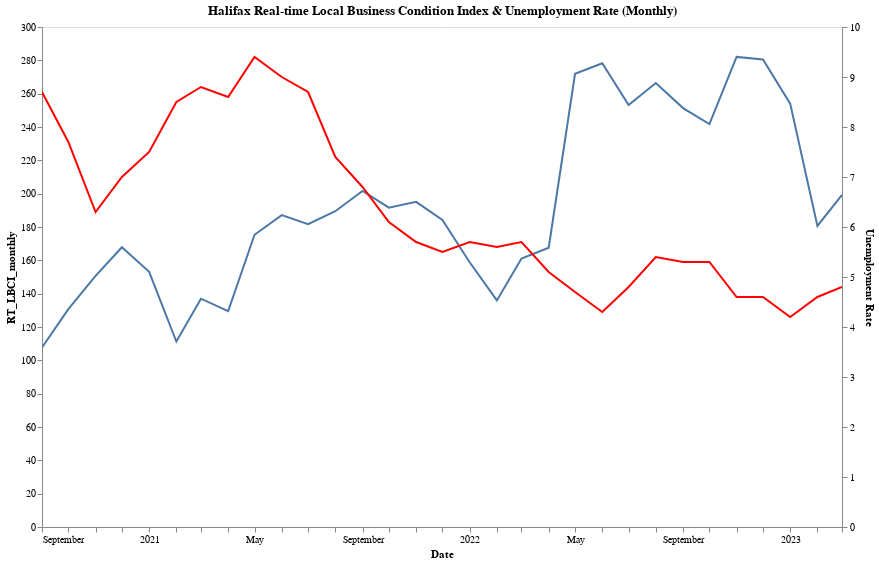

This figure's notebook cell:
### Markdown cell above
Using Altair

### Code cell
# combine the plot of the two dataframes
chart11 = alt.Chart(Halifax_df_combined, title = "Halifax Real-time Local Business Condition Index & Unemployment Rate (Monthly)").mark_line().encode(
    x='Date:T',
    y='RT_LBCI_monthly:Q',
)

chart22 = alt.Chart(Halifax_df_combined).mark_line(color='red').encode(
    x='Date:T',
    y='Unemployment Rate:Q',
)

(chart11 + chart22
).properties(width=800,height=500
).resolve_scale(y='independent'
).configure_axis(grid=False
).interactive()

### Figure 1 — Vega-Lite specification as saved in the notebook (floating-point values rounded to 4 significant figures)
{"config": {"view": {"continuousWidth": 400, "continuousHeight": 300}, "axis": {"grid": false}}, "layer": [{"mark": "line", "encoding": {"x": {"field": "Date", "type": "temporal"}, "y": {"field": "RT_LBCI_monthly", "type": "quantitative"}}, "selection": {"selector004": {"type": "interval", "bind": "scales", "encodings": ["x", "y"]}}, "title": "Halifax Real-time Local Business Condition Index & Unemployment Rate (Monthly)"}, {"mark": {"type": "line", "color": "red"}, "encoding": {"x": {"field": "Date", "type": "temporal"}, "y": {"field": "Unemployment Rate", "type": "quantitative"}}}], "data": {"name": "data-06860522dc119a0c63eecf1248e69b7c"}, "height": 500, "resolve": {"scale": {"y": "independent"}}, "width": 800, "$schema": "https://vega.github.io/schema/vega-lite/v4.17.0.json", "datasets": {"data-06860522dc119a0c63eecf1248e69b7c": [{"Date": "2020-09-01T00:00:00", "RT_LBCI_monthly": 107.7, "Unemployment Rate": 8.7}, {"Date": "2020-10-01T00:00:00", "RT_LBCI_monthly": 130.7, "Unemployment Rate": 7.7}, {"Date": "2020-11-01T00:00:00", "RT_LBCI_monthly": 150.7, "Unemployment Rate": 6.3}, {"Date": "2020-12-01T00:00:00", "RT_LBCI_monthly": 167.9, "Unemployment Rate": 7.0}, {"Date": "2021-01-01T00:00:00", "RT_LBCI_monthly": 153.1, "Unemployment Rate": 7.5}, {"Date": "2021-02-01T00:00:00", "RT_LBCI_monthly": 111.3, "Unemployment Rate": 8.5}, {"Date": "2021-03-01T00:00:00", "RT_LBCI_monthly": 137.0, "Unemployment Rate": 8.8}, {"Date": "2021-04-01T00:00:00", "RT_LBCI_monthly": 129.6, "Unemployment Rate": 8.6}, {"Date": "2021-05-01T00:00:00", "RT_LBCI_monthly": 175.3, "Unemployment Rate": 9.4}, {"Date": "2021-06-01T00:00:00", "RT_LBCI_monthly": 187.1, "Unemployment Rate": 9.0}, {"Date": "2021-07-01T00:00:00", "RT_LBCI_monthly": 181.7, "Unemployment Rate": 8.7}, {"Date": "2021-08-01T00:00:00", "RT_LBCI_monthly": 189.4, "Unemployment Rate": 7.4}, {"Date": "2021-09-01T00:00:00", "RT_LBCI_monthly": 201.7, "Unemployment Rate": 6.8}, {"Date": "2021-10-01T00:00:00", "RT_LBCI_monthly": 191.6, "Unemployment Rate": 6.1}, {"Date": "2021-11-01T00:00:00", "RT_LBCI_monthly": 195.1, "Unemployment Rate": 5.7}, {"Date": "2021-12-01T00:00:00", "RT_LBCI_monthly": 184.3, "Unemployment Rate": 5.5}, {"Date": "2022-01-01T00:00:00", "RT_LBCI_monthly": 158.8, "Unemployment Rate": 5.7}, {"Date": "2022-02-01T00:00:00", "RT_LBCI_monthly": 135.9, "Unemployment Rate": 5.6}, {"Date": "2022-03-01T00:00:00", "RT_LBCI_monthly": 161.1, "Unemployment Rate": 5.7}, {"Date": "2022-04-01T00:00:00", "RT_LBCI_monthly": 167.5, "Unemployment Rate": 5.1}, {"Date": "2022-05-01T00:00:00", "RT_LBCI_monthly": 271.9, "Unemployment Rate": 4.7}, {"Date": "2022-06-01T00:00:00", "RT_LBCI_monthly": 278.2, "Unemployment Rate": 4.3}, {"Date": "2022-07-01T00:00:00", "RT_LBCI_monthly": 253.1, "Unemployment Rate": 4.8}, {"Date": "2022-08-01T00:00:00", "RT_LBCI_monthly": 266.4, "Unemployment Rate": 5.4}, {"Date": "2022-09-01T00:00:00", "RT_LBCI_monthly": 251.3, "Unemployment Rate": 5.3}, {"Date": "2022-10-01T00:00:00", "RT_LBCI_monthly": 241.7, "Unemployment Rate": 5.3}, {"Date": "2022-11-01T00:00:00", "RT_LBCI_monthly": 282.0, "Unemployment Rate": 4.6}, {"Date": "2022-12-01T00:00:00", "RT_LBCI_monthly": 280.5, "Unemployment Rate": 4.6}, {"Date": "2023-01-01T00:00:00", "RT_LBCI_monthly": 254.0, "Unemployment Rate": 4.2}, {"Date": "2023-02-01T00:00:00", "RT_LBCI_monthly": 180.6, "Unemployment Rate": 4.6}, {"Date": "2023-03-01T00:00:00", "RT_LBCI_monthly": 199.2, "Unemployment Rate": 4.8}]}}
